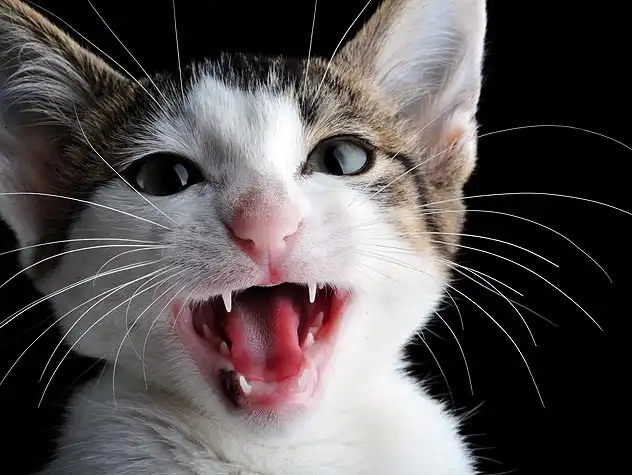
#> input picture pages/input_image_cat.jpg, 632 x 475 px
$ python -i Chapter_03.py   (imports and definitions only)   (older library calls are emulated)
#> lines starting #> are read from the running program, lines starting #| are printed output that depends on the picture
#> further down, picture is the input picture: shape (475, 632, 3); mean B, G, R 81.8, 81.7, 87.3
import numpy as np
import cv2
import streamlit as st

L = 256

# [206 lines left out: functions Negative, Logarit, Power, PiecewiseLinear, Histogram, HistEqual and 8 more, not called in this run]

def Gradient(imgin):
    sobel_x = np.array([[-1,-2,-1],[0,0,0],[1,2,1]])
    sobel_y = np.array([[-1,0,1],[-2,0,2],[-1,0,1]])

    # Đạo hàm cấp 1 theo hướng x
    mygx = cv2.filter2D(imgin, cv2.CV_32FC1, sobel_x)
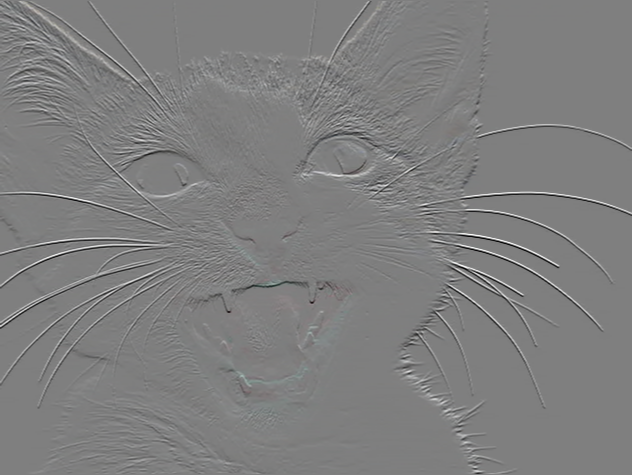
#> mygx: shape (475, 632, 3) float32; mean B, G, R 1.4, 1.4, 1.3; drawn with min black and max white
    # Đạo hàm cấp 1 theo hướng y
    mygy = cv2.filter2D(imgin, cv2.CV_32FC1, sobel_y)
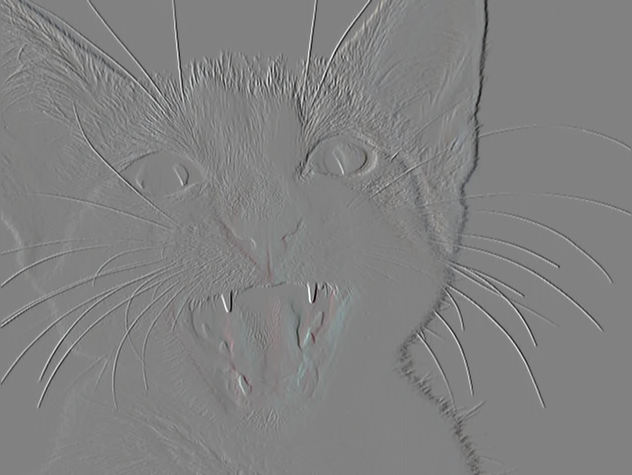
#> mygy: shape (475, 632, 3) float32; mean B, G, R -0.5, -0.5, -0.5; drawn with min black and max white

    # Lưu ý: cv2.Sobel có hướng x nằm ngang
    # ngược lại với sách Digital Image Processing
    gx = cv2.Sobel(imgin,cv2.CV_32FC1, dx = 1, dy = 0)
    gy = cv2.Sobel(imgin,cv2.CV_32FC1, dx = 0, dy = 1)

    imgout = abs(gx) + abs(gy)
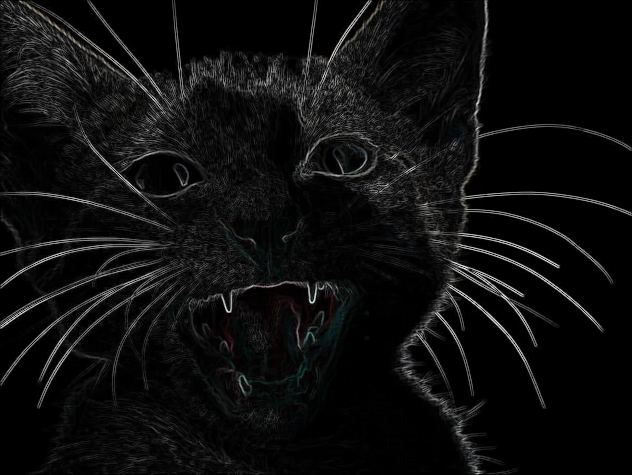
#> imgout: shape (475, 632, 3) float32; mean B, G, R 78.3, 78.1, 77.6; drawn with min black and max white
    imgout = np.clip(imgout, 0, L-1)
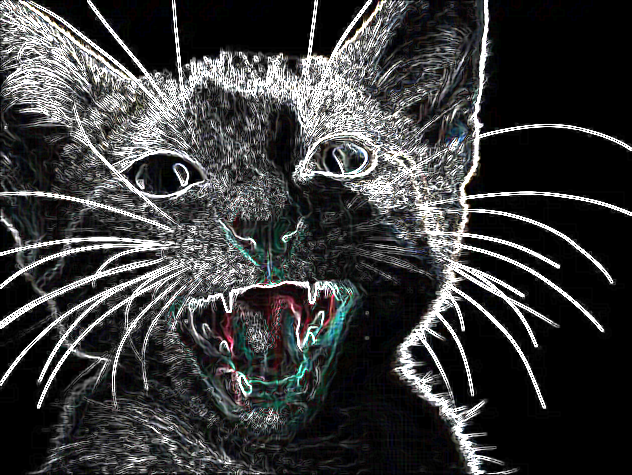
#> imgout: shape (475, 632, 3) float32; mean B, G, R 60.1, 59.8, 59.3
    imgout = imgout.astype(np.uint8)
    return imgout

# [74 lines not run here, left out]

>>> import cv2
>>> picture = cv2.imread('input_image_cat.jpg')
>>> result = Gradient(picture)
